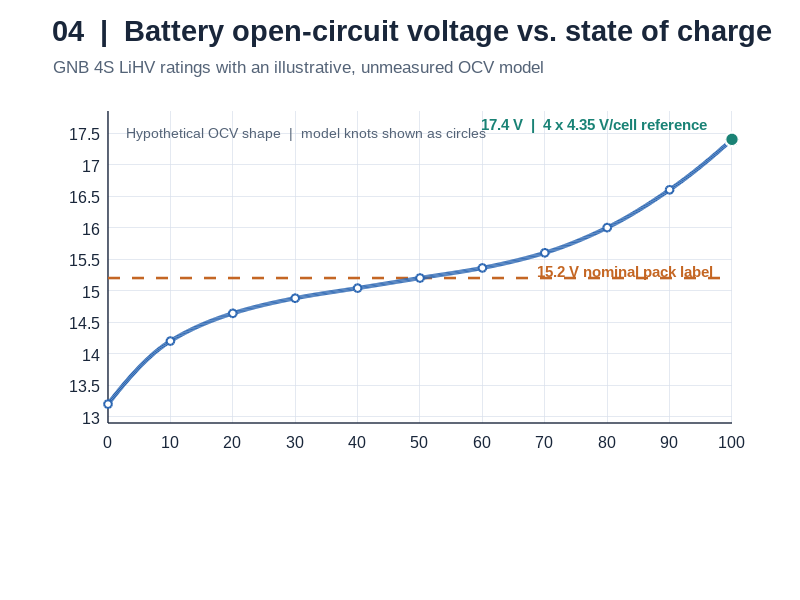

This figure's MATLAB source: (Note: this script raises an error after producing the figure.)
%% Electrical Figure 04
% ILLUSTRATIVE LiHV OPEN-CIRCUIT VOLTAGE VS STATE OF CHARGE
% WRO 2026 Future Engineers | engineering_journal/2-elec.md
%
% PURPOSE: Show the difference between a battery's published nameplate
% voltage and a hypothetical open-circuit voltage (OCV) vs SOC shape.
%
% EVIDENCE STATUS:
% PUBLISHED/SUPPLIER: GNB 4S1P LiHV 15.2 V nominal, 1300 mAh.
% CHEMISTRY REFERENCE: 4.35 V/cell upper LiHV reference => 17.4 V/pack.
% MODEL ASSUMPTION: EVERY OCV/SOC KNOT BELOW IS ILLUSTRATIVE.
% These OCV values were NOT measured on the team's pack and are NOT a
% calibrated voltage-to-SOC lookup, battery discharge curve, or charge
% or discharge operating instruction.
%
% The model is designed to serve as the OCV assumption for subsequent
% battery headroom studies (Figures 05-07), provided those scripts use
% the SAME knots and interpolation method.
%
% Base MATLAB R2020a+; run entire script. No toolboxes required.
% Results: visualization/04_battery_ocv_soc.png and visualization/04_simulation_inputs.mat
% No CSV and no summary.txt.

clearvars; close all; clc;

%% 1. USER INPUTS -- source-based pack ratings vs hypothetical OCV shape
p.project = 'YBR-SUNFLOWER | WRO 2026 Future Engineers';
p.figureID = '04/08';
p.evidenceClass = 'Published battery ratings + illustrative OCV/SOC knots';

p.cells = 4;                       % GNB product: 4S1P pack
p.capacityAh = 1.30;              % GNB nameplate: 1300 mAh
p.nominalPackV = 15.2;            % GNB nameplate: 15.2 V nominal
p.lihvFullCellRefV = 4.35;       % LiHV chemistry reference, NOT measured
p.fullPackReferenceV = p.cells * p.lihvFullCellRefV; % 17.4 V

% HYPOTHETICAL battery rest-OCV at each SOC knot; these are NOT measured.
% Retained from the team's earlier Step 02 example model for traceability.
% SOC=0 at 3.30 V/cell is a MODEL ENDPOINT, NOT safe cutoff guidance.
p.socKnots = [0 .10 .20 .30 .40 .50 .60 .70 .80 .90 1.00];
p.ocvPerCellV = [3.30 3.55 3.66 3.72 3.76 3.80 ...
                  3.84 3.90 4.00 4.15 4.35];
p.interpolationMethod = 'pchip'; % monotone shape-preserving interpolation
p.samples = 700;

%% 2. Validation and reproducible open-circuit voltage calculation
assert(p.cells == 4 && p.capacityAh > 0 && p.nominalPackV > 0);
assert(numel(p.socKnots) == numel(p.ocvPerCellV));
assert(p.socKnots(1) == 0 && p.socKnots(end) == 1);
assert(all(diff(p.socKnots) > 0));
assert(all(diff(p.ocvPerCellV) > 0));
assert(p.samples >= 100);
assert(abs(p.ocvPerCellV(end) - p.lihvFullCellRefV) < 1e-9);
assert(p.fullPackReferenceV > p.nominalPackV);

socFraction = linspace(0,1,p.samples);
socPercent = 100*socFraction;
packOCV = p.cells * interp1( ...
    p.socKnots,p.ocvPerCellV,socFraction,p.interpolationMethod);
packKnotVoltages = p.cells * p.ocvPerCellV;

% The nominal voltage is a *nameplate* characteristic, not a point on a
% published SOC curve. The model's crossing of 15.2 V at an SOC value
% must never be interpreted as a measured or transferable calibration.
nominalLabelVoltage = p.nominalPackV;
nominalEnergyWh = p.nominalPackV * p.capacityAh; % 19.76 Wh nameplate arithmetic

%% 3. Consistent publication palette -- WHITE figure AND WHITE axes
ink      = [0.10 0.15 0.23];
muted    = [0.33 0.39 0.47];
gridGrey = [0.85 0.88 0.92];
blue     = [0.17 0.40 0.70]; % illustrative OCV model
teal     = [0.10 0.51 0.46]; % LiHV 17.4 V full-charge reference
amber    = [0.77 0.40 0.14]; % published pack nominal voltage

fig = figure('Color','white','Units','pixels', ...
    'Position',[65 65 1480 860]);
set(fig,'InvertHardcopy','off');

annotation(fig,'textbox',[0.066 0.923 0.87 0.058], ...
    'String','04  |  Battery open-circuit voltage vs. state of charge', ...
    'FontName','Arial','FontSize',21,'FontWeight','bold', ...
    'Color',ink,'LineStyle','none','Interpreter','none');
annotation(fig,'textbox',[0.067 0.872 0.87 0.042], ...
    'String','GNB 4S LiHV ratings with an illustrative, unmeasured OCV model', ...
    'FontName','Arial','FontSize',12.5,'Color',muted, ...
    'LineStyle','none','Interpreter','none');

%% 4. Graph: hypothetical OCV curve and source-based reference voltages
ax = axes('Parent',fig, ...
    'Position',[0.135 0.295 0.780 0.520], ...
    'Color',[1 1 1]);
hold(ax,'on');

% A restrained, light dashed line marks published nameplate voltage.
hNominal = plot(ax,[0 100],[nominalLabelVoltage nominalLabelVoltage], ...
    '--','Color',amber,'LineWidth',1.85);

% Smooth but shape-preserving hypothetical OCV curve, plus model knots.
hOCV = plot(ax,socPercent,packOCV, ...
    '-','Color',blue,'LineWidth',3.0);
hKnots = plot(ax,100*p.socKnots,packKnotVoltages,'o', ...
    'MarkerSize',5.7,'MarkerFaceColor','white', ...
    'MarkerEdgeColor',blue,'LineWidth',1.5, ...
    'LineStyle','none');

% Published chemistry-based endpoint reference, NOT a pack measurement.
plot(ax,100,p.fullPackReferenceV,'o', ...
    'MarkerSize',10.0,'MarkerFaceColor',teal, ...
    'MarkerEdgeColor','white','LineWidth',1.7);

% Annotation positions deliberately avoid line/axis overlaps.
text(ax,96,17.62,'17.4 V  |  4 x 4.35 V/cell reference', ...
    'FontName','Arial','FontSize',10.7,'Color',teal, ...
    'FontWeight','bold','HorizontalAlignment','right');
text(ax,97,15.30,'15.2 V nominal pack label', ...
    'FontName','Arial','FontSize',10.8,'Color',amber, ...
    'FontWeight','bold','HorizontalAlignment','right');

% Compact plot note: OCV points are not a voltage-to-SOC calibration.
text(ax,3,17.50,'Hypothetical OCV shape  |  model knots shown as circles', ...
    'FontName','Arial','FontSize',10.4,'Color',muted, ...
    'HorizontalAlignment','left');

set(ax,'XLim',[0 100],'YLim',[12.9 17.85], ...
    'XTick',0:10:100,'YTick',13:0.5:17.5, ...
    'FontName','Arial','FontSize',11.4, ...
    'XColor',ink,'YColor',ink,'LineWidth',1.0, ...
    'TickLength',[0 0],'Box','off', ...
    'XGrid','on','YGrid','on', ...
    'GridColor',gridGrey,'GridAlpha',0.70, ...
    'Layer','bottom');
ax.Color = [1 1 1]; % Explicitly override MATLAB dark-mode axis defaults.

xlabel(ax,'Illustrative state of charge (%)', ...
    'Color',ink,'FontName','Arial','FontSize',12.2,'FontWeight','bold');
ylabel(ax,'Modeled open-circuit pack voltage (V)', ...
    'Color',ink,'FontName','Arial','FontSize',12.2,'FontWeight','bold');

lg = legend(ax,[hOCV hKnots hNominal],{ ...
    'Hypothetical OCV curve (PCHIP)', ...
    'Assumed SOC-voltage knots', ...
    'GNB battery nameplate: 15.2 V nominal'}, ...
    'Location','southeast','FontName','Arial','FontSize',10.3, ...
    'TextColor',ink,'Color',[1 1 1], ...
    'EdgeColor',gridGrey,'Box','on');

%% 5. Footer: meaningful specification vs assumptions, well below X-axis
headline = sprintf([ ...
    'GNB pack: %dS1P  |  %.2f V nominal  |  %.2f Ah  |  ', ...
    'nominal energy %.2f Wh'], ...
    p.cells,p.nominalPackV,p.capacityAh,nominalEnergyWh);
annotation(fig,'textbox',[0.066 0.168 0.89 0.048], ...
    'String',headline, ...
    'FontName','Arial','FontSize',11.2,'FontWeight','bold', ...
    'Color',ink,'LineStyle','none','Interpreter','none');

%% 6. Save figure and calculation inputs; display numeric results
scriptDir = fileparts(mfilename('fullpath'));
if isempty(scriptDir)
    error('Run the complete saved .m script from its figures folder.');
end

% The output folder is a sibling of figures/, independent of Current Folder.
outDir = fullfile(fileparts(scriptDir), 'visualization');
if ~exist(outDir, 'dir')
    [ok, message] = mkdir(outDir);
    if ~ok
        error('Cannot create output folder: %s', message);
    end
end

figurePath = fullfile(outDir, '04_assumed_voltage_vs_soc.png');
inputPath = fullfile(outDir, '04_simulation_inputs.mat');
exportgraphics(fig, figurePath, 'Resolution', 240, 'BackgroundColor', 'white');
save(inputPath, ...
    'p', 'socFraction', 'socPercent', 'packOCV', ...
    'packKnotVoltages', 'nominalEnergyWh');
fprintf('SAVED INPUTS: %s\n', inputPath);


fprintf('\nYBR-SUNFLOWER | FIGURE 04/08 | LiHV OCV vs SOC\n');
fprintf('GNB label: %dS1P, %.2f V nominal, %.2f Ah\n', ...
    p.cells,p.nominalPackV,p.capacityAh);
fprintf('Nominal nameplate energy: %.2f Wh\n',nominalEnergyWh);
fprintf('Illustrative full-charge reference: %.2f V (%d x %.2f V)\n', ...
    p.fullPackReferenceV,p.cells,p.lihvFullCellRefV);
fprintf('OCV/SOC curve: %d ASSUMED knots, %s interpolation.\n', ...
    numel(p.socKnots),p.interpolationMethod);
fprintf('ILLUSTRATIVE endpoints: %.2f V (SOC=0) to %.2f V (SOC=100%%).\n', ...
    packKnotVoltages(1),packKnotVoltages(end));
fprintf('WARNING: model SOC axis is not pack-calibrated and gives no cutoff guidance.\n');
fprintf('Saved PNG: %s\n\n',figurePath);
